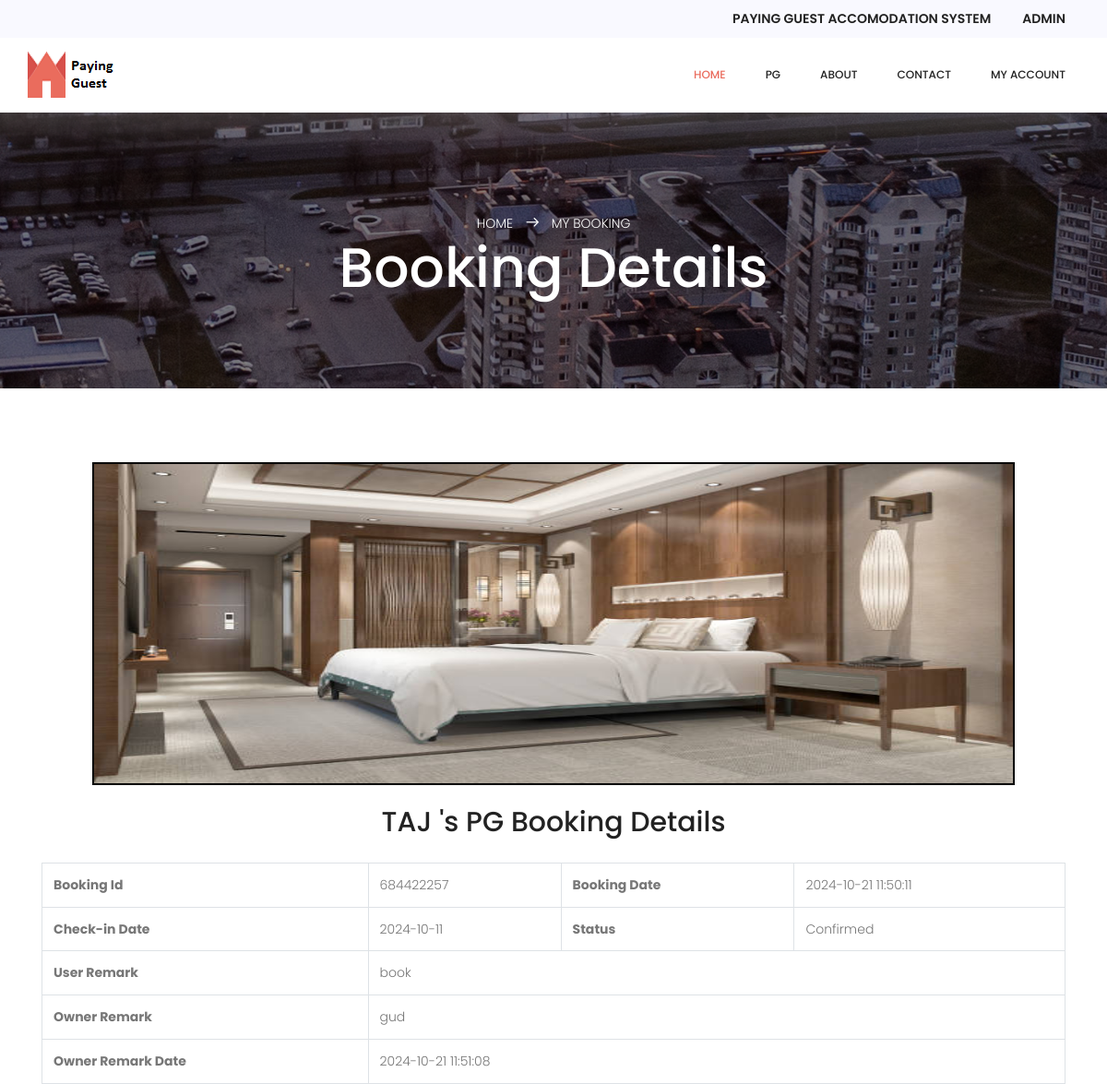
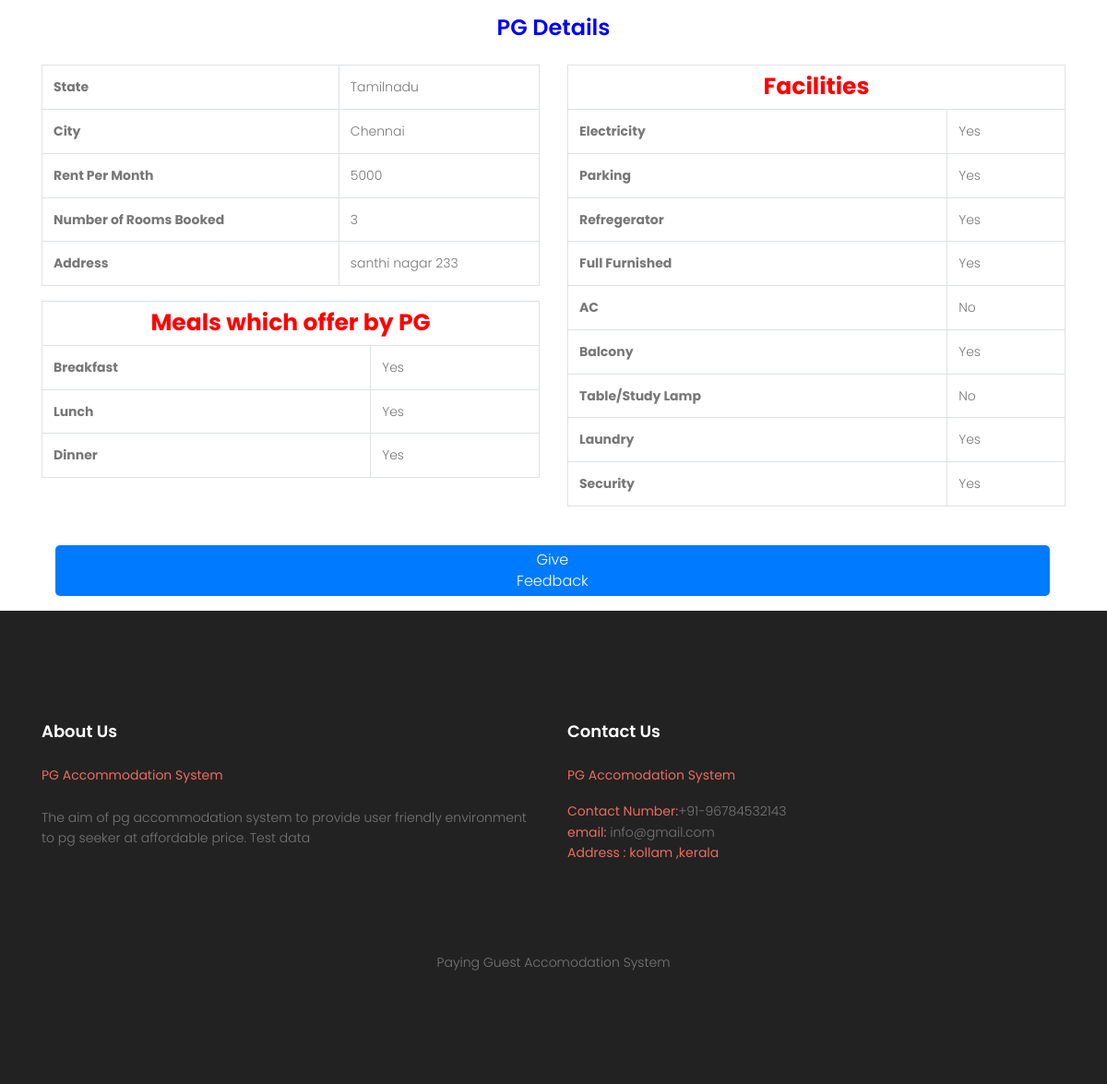
Page /booking-details.php?bkid=63 (signed in) on the committed database (2 pictures, top to bottom).
### tables this page shows
CREATE TABLE IF NOT EXISTS `tblbookpg` (
  `ID` int NOT NULL AUTO_INCREMENT,
  `Userid` int DEFAULT NULL,
  `Pgid` int DEFAULT NULL,
  `BookingNumber` int NOT NULL,
  `CheckinDate` date DEFAULT NULL,
  `UserMsg` varchar(250) DEFAULT NULL,
  `BookingDate` timestamp NOT NULL DEFAULT CURRENT_TIMESTAMP,
  `Remark` varchar(50) DEFAULT NULL,
  `Status` varchar(50) DEFAULT NULL,
  `RemDate` timestamp NULL DEFAULT NULL ON UPDATE CURRENT_TIMESTAMP,
  `feedback` varchar(256) DEFAULT NULL,
  `rooms` int DEFAULT NULL,
  PRIMARY KEY (`ID`)
);

CREATE TABLE IF NOT EXISTS `tblpg` (
  `ID` int NOT NULL AUTO_INCREMENT,
  `OwnerID` int NOT NULL,
  `StateName` varchar(200) DEFAULT NULL,
  `CityName` varchar(200) DEFAULT NULL,
  `PGTitle` varchar(200) DEFAULT NULL,
  `Type` varchar(120) DEFAULT NULL,
  `RPmonth` varchar(120) DEFAULT NULL,
  `norooms` varchar(45) DEFAULT NULL,
  `Address` varchar(120) DEFAULT NULL,
  `Image` varchar(200) DEFAULT NULL,
  `Electricity` varchar(40) DEFAULT NULL,
  `Parking` varchar(40) DEFAULT NULL,
  `Refregerator` varchar(40) DEFAULT NULL,
  `Furnished` varchar(40) DEFAULT NULL,
  `AC` varchar(40) DEFAULT NULL,
  `Balcony` varchar(40) DEFAULT NULL,
  `StudyTable` varchar(40) DEFAULT NULL,
  `Laundry` varchar(40) DEFAULT NULL,
  `Security` varchar(40) DEFAULT NULL,
  `MealsBreakfast` varchar(45) DEFAULT NULL,
  `MealLunch` varchar(45) NOT NULL,
  `MealDinner` varchar(45) NOT NULL,
  `RegDate` timestamp NOT NULL DEFAULT CURRENT_TIMESTAMP,
  `IsActive` int DEFAULT NULL,
  `LastUpdationDate` timestamp NULL DEFAULT NULL ON UPDATE CURRENT_TIMESTAMP,
  PRIMARY KEY (`ID`)
);

CREATE TABLE IF NOT EXISTS `tblpages` (
  `ID` int NOT NULL AUTO_INCREMENT,
  `PageType` varchar(200) DEFAULT NULL,
  `PageTitle` mediumtext,
  `PageDescription` mediumtext,
  `UpdationDate` timestamp NULL DEFAULT NULL ON UPDATE CURRENT_TIMESTAMP,
  `Fulfillment` mediumtext NOT NULL,
  `FutureServices` mediumtext NOT NULL,
  PRIMARY KEY (`ID`)
);

### booking-details.php (the view, shortened to what this page needs)
<?php
if (strlen($_SESSION['pgasuid']==0)) {
  header('location:logout.php');
  } else{
?>
<!DOCTYPE html>
<html lang="zxx" class="no-js">
<head>
    <link rel="stylesheet" href="css/linearicons.css">=
    <link rel="stylesheet" href="css/font-awesome.min.css">
    <link rel="stylesheet" href="css/nice-select.css">
    <link rel="stylesheet" href="css/ion.rangeSlider.css" />
    <link rel="stylesheet" href="css/ion.rangeSlider.skinFlat.css" />
    <link rel="stylesheet" href="css/bootstrap.css">
    <link rel="stylesheet" href="css/owl.carousel.css">
    <link rel="stylesheet" href="css/main.css">
</head>
<body>
    <?php include_once('includes/header.php');?>
    <section class="banner-area relative" id="home">
        <div class="overlay overlay-bg"></div>
        <div class="container">
            <div class="row d-flex text-center align-items-center justify-content-center">
                <div class="about-content col-lg-12">
                    <p class="text-white link-nav"><a href="index.php">Home </a>
                        <span class="lnr lnr-arrow-right"></span>
                        <a href="particularpg-details.php">
                            My Booking
                        </a>
                        </p>
                    <h1 class="text-white">
                       Booking Details
                    </h1>
                </div>
            </div>
        </div>
    </section>
    <section class="blog_area single-post-area p_120">
        <div class="container">
            <div class="row mt-80">
                 <?php
 $bookid=intval($_GET['bkid']);
$ret=mysqli_query($con,"select * from tblbookpg join tblpg on tblpg.id=tblbookpg.Pgid where tblbookpg.ID='$bookid'");
while ($row=mysqli_fetch_array($ret)) {
?>
                <div class="col-lg-12 posts-list">
                    <div class="single-post row">
                        <div class="col-lg-12">
                            <div class="feature-img" align="center">
<img src="owner/roomimages/<?php echo $row['Image'];?>" alt="" height='350' width="1000" style="border:#000 solid 2px;" ></div>
 <h2 align="center" style="padding-top:2%"><?php echo $row['PGTitle'];?>'s PG Booking Details</h2>
 </div>
  <div class="col-lg-12 col-md-9 blog_details">
<table border="1" class="table table-bordered mg-b-0">
  <tr>
    <th>Booking Id</th>
    <td><?php  echo $row['BookingNumber'];?></td>
     <th>Booking Date</th>
    <td><?php  echo $row['BookingDate'];?></td>
  </tr>
   <tr>
    <th>Check-in Date</th>
    <td><?php  echo $row['CheckinDate'];?></td>
    <th>Status</th>
    <td><?php if($row['Status']=="")
{
echo "Not Confiremed Yet";
} else {
echo $row['Status'];
}?></td>
  </tr>
  <tr>
    <th>User Remark</th>
    <td colspan="3"><?php  echo $row['UserMsg'];?></td>
  </tr>
   <tr>
       <th>Owner Remark</th>
    <td colspan="3"><?php  echo $row['Remark'];?></td>
  </tr>
<tr>
    <th>Owner Remark Date</th>
    <td colspan="3"><?php  echo $row['RemDate'];?></td>
  </tr>
 </table>
 <h2 align="center" style="color:blue">PG Details</h2>
  </div>
<div class="col-lg-6 col-md-9 blog_details">
<table border="1" class="table table-bordered mg-b-0">
  <tr>
    <th>State</th>
    <td><?php  echo $row['StateName'];?></td>
  </tr>
   <tr>
    <th>City</th>
    <td><?php  echo $row['CityName'];?></td>
  </tr>
  <tr>
    <th>Rent Per Month</th>
    <td><?php  echo $row['RPmonth'];?></td>
  </tr>
   <tr>
    <th>Number of Rooms Booked</th>
    <td><?php  echo $row['rooms'];?></td>
  </tr>
<tr>
    <th>Address</th>
    <td><?php  echo $row['Address'];?></td>
  </tr>
 </table>
  <table border="1" class="table table-bordered mg-b-0">
<tr align="center">
<th style="color: red; font-size: 25px" colspan="2">Meals which offer by PG</th>
</tr>
  <tr>
    <th>Breakfast</th>
    <td><?php
if($row['MealsBreakfast']==''){
    echo "NA";
} else {
echo $row['MealsBreakfast'];
}
?></td>
  </tr>
  <tr>
    <th>Lunch</th>
    <td><?php
if($row['MealLunch']==''){
    echo "NA";
} else {
echo $row['MealLunch'];
}
?></td>
  </tr>
  <tr>
    <th>Dinner</th>
    <td><?php
if($row['MealDinner']==''){
    echo "NA";
} else {
echo $row['MealDinner'];
}
?></td>
  </tr>
   </table>
  </div>
   <div class="col-lg-6 col-md-9 blog_details">
    <table border="1" class="table table-bordered mg-b-0">
<tr align="center">
  <th style="color: red; font-size: 25px" colspan="2">Facilities</th>
</tr>
      <tr>
    <th>Electricity</th>
    <td><?php  echo $row['Electricity'];?></td>
  </tr>
  <tr>
    <th>Parking</th>
    <td><?php  echo $row['Parking'];?></td>
  </tr>
  <tr>
    <th>Refregerator</th>
    <td><?php  echo $row['Refregerator'];?></td>
  </tr>
  <tr>
    <th>Full Furnished</th>
    <td><?php  echo $row['Furnished'];?></td>
  </tr>
  <tr>
    <th>AC</th>
    <td><?php  echo $row['AC'];?></td>
  </tr>
  <tr>
    <th>Balcony</th>
    <td><?php  echo $row['Balcony'];?></td>
  </tr>
  <tr>
    <th>Table/Study Lamp</th>
    <td><?php  echo $row['StudyTable'];?></td>
  </tr>
  <tr>
    <th>Laundry</th>
    <td><?php  echo $row['Laundry'];?></td>
  </tr>
  <tr>
    <th>Security</th>
    <td><?php  echo $row['Security'];?></td>
  </tr>
  </table>
      <?php } ?>
                        </div>
                    </div>
                    <div  class="col-lg-6 col-md-9 blog_details">
  <a href="feedback-form.php" class="feedback-btn">Give Feedback</a></div>
        </div>
    </section>
   <?php include_once('includes/footer.php');?>
</body>
</html>
<?php } ?>

### includes/footer.php (shortened to what this page needs)
<?php
include('includes/dbconnection.php');
?>
<footer class="footer-area section-gap">
		<div class="container">
			<div class="row">
				<div class="col-lg-6 col-md-6 col-sm-6">
					<div class="single-footer-widget">
						<?php
$ret=mysqli_query($con,"select * from tblpages where PageType='aboutus'");
while ($row=mysqli_fetch_array($ret)) {
?>
						<h6><?php  echo $row['PageTitle'];?></h6>
						<p>
							<?php  echo $row['PageDescription'];?>
						</p>
					</div>
					<?php } ?>
				</div>
				<div class="col-lg-4 col-md-6 col-sm-6" style="">
					<div class="single-footer-widget">
						<?php
$ret=mysqli_query($con,"select * from tblpages where PageType='contactus'");
while ($row=mysqli_fetch_array($ret)) {
?>
						<h6><?php  echo $row['PageTitle'];?></h6>
						<p><?php  echo $row['PageDescription'];?></p>
						<?php } ?>
					</div>
				</div>
			</div>
			<div class="footer-bottom d-flex justify-content-center align-items-center flex-wrap">
				<p class="footer-text m-0">Paying Guest Accomodation System </p>
			</div>
		</div>
	</footer>

### css/main.css (style rules this page uses)
body { color: #777777; font-family: "Poppins", sans-serif; font-size: 14px; font-weight: 300; line-height: 1.625em; position: relative; }
a { -webkit-transition: all 0.3s ease 0s; -moz-transition: all 0.3s ease 0s; -o-transition: all 0.3s ease 0s; transition: all 0.3s ease 0s; }
a, a:focus, a:hover { text-decoration: none; outline: 0; }
h1, h2, h3, h4, h5, h6 { font-family: "Poppins", sans-serif; color: #222222; line-height: 1.2em !important; margin-bottom: 0; margin-top: 0; font-weight: 500; }
h1, .h1 { font-size: 36px; }
h2, .h2 { font-size: 30px; }
h6, .h6 { font-size: 14px; color: #222222; }
td, th { border-radius: 0px; }
.mt-80 { margin-top: 80px; }
.text-white { color: #fff; }
.text-center { text-align: center; }
.flex-wrap { -webkit-flex-wrap: wrap; -moz-flex-wrap: wrap; -ms-flex-wrap: wrap; flex-wrap: wrap; }
.relative { position: relative; }
.overlay { position: absolute; left: 0; right: 0; top: 0; bottom: 0; }
b, i, sup, sub, u, del { color: #ea6c5d; }
h1 { font-size: 36px; }
h2 { font-size: 30px; }
h6 { font-size: 14px; }
h1, h2, h3, h4, h5, h6 { line-height: 1.5em; }
.section-gap { padding: 120px 0px; }
.banner-area { background: url(../img/banner-bg.jpg) no-repeat center; background-size: cover; min-height: 300px; margin-top: 64px; }
.banner-area .overlay-bg { background: rgba(0, 0, 0, 0.48); }
.about-content { margin-top: 60px; padding: 50px 0px; }
.about-content h1 { font-size: 60px; }
.about-content p { margin: 0; }
.about-content a { color: #fff; font-size: 14px; text-transform: uppercase; }
.about-content .lnr { margin: 0px 10px; font-weight: 600; }
.blog_details { padding-top: 20px; }
.blog_details h2 { font-size: 24px; line-height: 36px; color: #222222; font-weight: 600; transition: all 0.3s linear; }
.single-post-area .blog_details { padding-top: 26px; }
.footer-area { background-color: #222222; }
h6 { color: #fff; margin-bottom: 25px; font-size: 18px; font-weight: 600; }
.footer-text { padding-top: 80px; }

### booking-details.php (style rules this page uses)
.feedback-btn { background-color: #007BFF; color: white; padding: 5px 500px; border: none; border-radius: 5px; text-align: center; text-decoration: none; display: inline-block; font-size: 16px; cursor: pointer; transition: background-color 0.3s ease; }

### rows in the picture
tblbookpg: tblpg.Image (picture), tblpg.PGTitle "TAJ", BookingNumber "684422257", BookingDate "2024-10-21 11:50:11", CheckinDate "2024-10-11", Status "Confirmed", UserMsg "book", Remark "gud", RemDate "2024-10-21 11:51:08", tblpg.StateName "Tamilnadu", tblpg.CityName "Chennai", tblpg.RPmonth "5000", rooms "3", tblpg.Address "santhi nagar 233", tblpg.MealsBreakfast "Yes", tblpg.MealLunch "Yes", tblpg.MealDinner "Yes", tblpg.Electricity "Yes", tblpg.Parking "Yes", tblpg.Refregerator "Yes", tblpg.Furnished "Yes", tblpg.AC "No", tblpg.Balcony "Yes", tblpg.StudyTable "No", tblpg.Laundry "Yes", tblpg.Security "Yes"
tblpages: PageTitle "About Us", PageDescription "PG Accommodation System The aim of pg accommodation system to provide user friendly environment to pg seeker at affordable price. Test data"
tblpages: PageTitle "Contact Us", PageDescription "PG Accomodation System Contact Number: +91-96784532143 email: info@gmail.com Address : kollam ,kerala"
